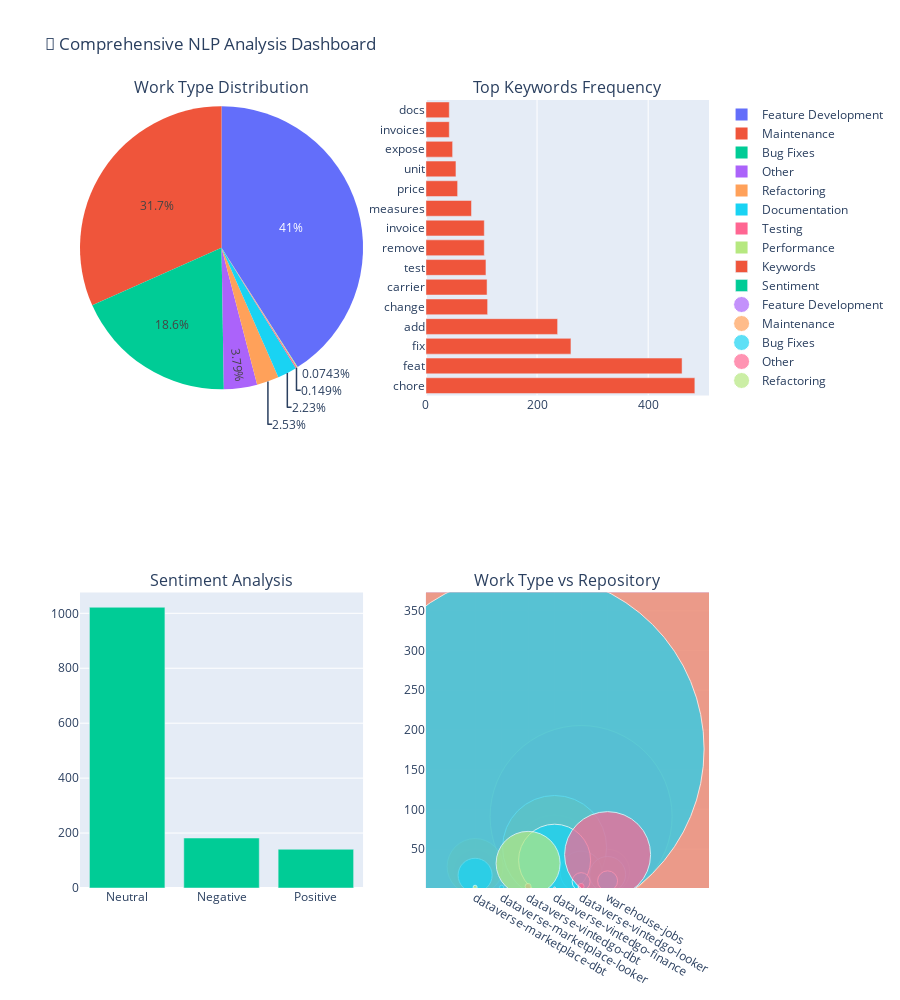

Write notebook code for a chart like this one.
### Code cell
# 5. NLP Visualizations
def create_nlp_visualizations(df, work_type_analysis, top_keywords, sentiment_analysis):
    """Create comprehensive NLP visualizations"""
    
    fig = make_subplots(
        rows=2, cols=2,
        subplot_titles=('Work Type Distribution', 'Top Keywords Frequency', 
                       'Sentiment Analysis', 'Work Type vs Repository'),
        specs=[[{"type": "pie"}, {"type": "bar"}],
               [{"type": "bar"}, {"type": "scatter"}]]
    )
    
    # 1. Work Type Distribution (Pie Chart)
    fig.add_trace(go.Pie(
        labels=work_type_analysis.index, 
        values=work_type_analysis.values,
        name="Work Types"
    ), row=1, col=1)
    
    # 2. Top Keywords (Bar Chart)
    keywords, frequencies = zip(*top_keywords[:15])
    fig.add_trace(go.Bar(
        x=list(frequencies), 
        y=list(keywords),
        orientation='h',
        name="Keywords"
    ), row=1, col=2)
    
    # 3. Sentiment Analysis (Bar Chart)
    fig.add_trace(go.Bar(
        x=sentiment_analysis.index,
        y=sentiment_analysis.values,
        name="Sentiment"
    ), row=2, col=1)
    
    # 4. Work Type vs Repository Analysis
    work_repo = df.groupby(['work_type', 'repo_short']).size().reset_index(name='count')
    top_work_types = work_type_analysis.head(5).index
    work_repo_filtered = work_repo[work_repo['work_type'].isin(top_work_types)]
    
    for work_type in top_work_types:
        data = work_repo_filtered[work_repo_filtered['work_type'] == work_type]
        fig.add_trace(go.Scatter(
            x=data['repo_short'],
            y=data['count'],
            mode='markers',
            name=work_type,
            marker=dict(size=data['count']*2)
        ), row=2, col=2)
    
    fig.update_layout(
        height=1000,
        title_text="🧠 Comprehensive NLP Analysis Dashboard",
        showlegend=True
    )
    
    fig.show()
    
    return fig

nlp_viz = create_nlp_visualizations(df, work_type_analysis, top_keywords, sentiment_analysis)

### Figure 1 — Plotly figure (JSON) as saved in the notebook; plotly's stock layout.template omitted (floating-point values rounded to 4 significant figures)
{"data": [{"domain": {"x": [0, 0.45], "y": [0.625, 1]}, "labels": ["Feature Development", "Maintenance", "Bug Fixes", "Other", "Refactoring", "Documentation", "Testing", "Performance"], "name": "Work Types", "type": "pie", "values": [551, 426, 250, 51, 34, 30, 2, 1]}, {"name": "Keywords", "orientation": "h", "type": "bar", "x": [484, 461, 261, 237, 111, 110, 108, 105, 105, 82, 57, 54, 48, 42, 42], "xaxis": "x", "y": ["chore", "feat", "fix", "add", "change", "carrier", "test", "remove", "invoice", "measures", "price", "unit", "expose", "invoices", "docs"], "yaxis": "y"}, {"name": "Sentiment", "type": "bar", "x": ["Neutral", "Negative", "Positive"], "xaxis": "x2", "y": [1022, 182, 141], "yaxis": "y2"}, {"marker": {"size": [44, 4, 746, 82, 182, 44]}, "mode": "markers", "name": "Feature Development", "type": "scatter", "x": ["dataverse-marketplace-dbt", "dataverse-marketplace-looker", "dataverse-vintedgo-dbt", "dataverse-vintedgo-finance", "dataverse-vintedgo-looker", "warehouse-jobs"], "xaxis": "x3", "y": [22, 2, 373, 41, 91, 22], "yaxis": "y3"}, {"marker": {"size": [56, 4, 610, 104, 42, 36]}, "mode": "markers", "name": "Maintenance", "type": "scatter", "x": ["dataverse-marketplace-dbt", "dataverse-marketplace-looker", "dataverse-vintedgo-dbt", "dataverse-vintedgo-finance", "dataverse-vintedgo-looker", "warehouse-jobs"], "xaxis": "x3", "y": [28, 2, 305, 52, 21, 18], "yaxis": "y3"}, {"marker": {"size": [34, 4, 352, 72, 18, 20]}, "mode": "markers", "name": "Bug Fixes", "type": "scatter", "x": ["dataverse-marketplace-dbt", "dataverse-marketplace-looker", "dataverse-vintedgo-dbt", "dataverse-vintedgo-finance", "dataverse-vintedgo-looker", "warehouse-jobs"], "xaxis": "x3", "y": [17, 2, 176, 36, 9, 10], "yaxis": "y3"}, {"marker": {"size": [2, 6, 2, 6, 86]}, "mode": "markers", "name": "Other", "type": "scatter", "x": ["dataverse-marketplace-dbt", "dataverse-vintedgo-dbt", "dataverse-vintedgo-finance", "dataverse-vintedgo-looker", "warehouse-jobs"], "xaxis": "x3", "y": [1, 3, 1, 3, 43], "yaxis": "y3"}, {"marker": {"size": [4, 64]}, "mode": "markers", "name": "Refactoring", "type": "scatter", "x": ["dataverse-marketplace-dbt", "dataverse-vintedgo-dbt"], "xaxis": "x3", "y": [2, 32], "yaxis": "y3"}], "layout": {"annotations": [{"font": {"size": 16}, "showarrow": false, "text": "Work Type Distribution", "x": 0.225, "xanchor": "center", "xref": "paper", "y": 1, "yanchor": "bottom", "yref": "paper"}, {"font": {"size": 16}, "showarrow": false, "text": "Top Keywords Frequency", "x": 0.775, "xanchor": "center", "xref": "paper", "y": 1, "yanchor": "bottom", "yref": "paper"}, {"font": {"size": 16}, "showarrow": false, "text": "Sentiment Analysis", "x": 0.225, "xanchor": "center", "xref": "paper", "y": 0.375, "yanchor": "bottom", "yref": "paper"}, {"font": {"size": 16}, "showarrow": false, "text": "Work Type vs Repository", "x": 0.775, "xanchor": "center", "xref": "paper", "y": 0.375, "yanchor": "bottom", "yref": "paper"}], "height": 1000, "showlegend": true, "title": {"text": "🧠 Comprehensive NLP Analysis Dashboard"}, "xaxis": {"anchor": "y", "domain": [0.55, 1]}, "xaxis2": {"anchor": "y2", "domain": [0, 0.45]}, "xaxis3": {"anchor": "y3", "domain": [0.55, 1]}, "yaxis": {"anchor": "x", "domain": [0.625, 1]}, "yaxis2": {"anchor": "x2", "domain": [0, 0.375]}, "yaxis3": {"anchor": "x3", "domain": [0, 0.375]}}}
